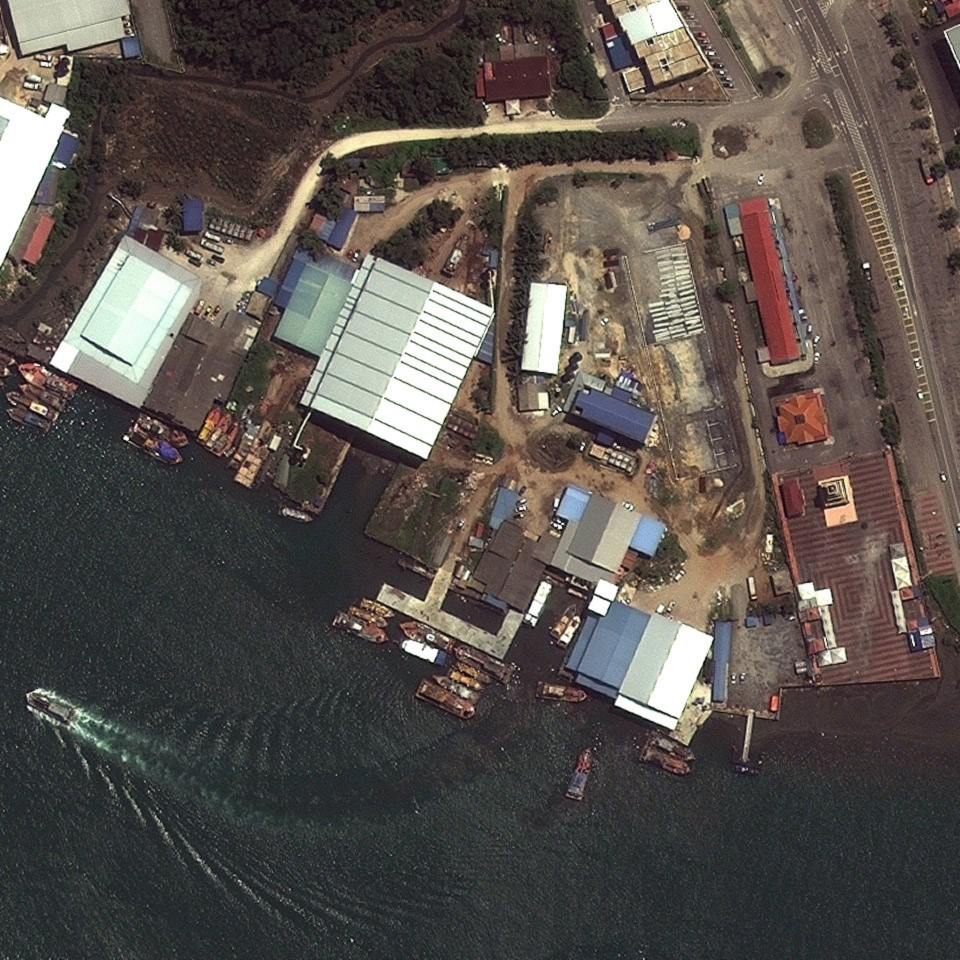
#> input picture Data Science Projects/Visual Information Processing/input/input1.jpg, 960 x 960 px
$ python -i imageEnhance.py   (imports and definitions only)
#> lines starting #> are read from the running program, lines starting #| are printed output that depends on the picture
#> further down, picture is the input picture: shape (960, 960, 3); mean B, G, R 76.6, 81.1, 88
"""
imageEnhance.py

YOUR WORKING FUNCTION

"""
import numpy as np
import cv2
import os


input_dir = 'input/input'
output_dir = 'output/output'

# you are allowed to import other Python packages above
##########################
def enhanceImage(img):
	# Inputs
    # inputImg: Input image, a 3D numpy array of row*col*3 in BGR format
    #
    # Output
    # outputImg: Enhanced image
    #
    #########################################################################
    # ADD YOUR CODE BELOW THIS LINE
	gamma = 0.5
	invGamma = 1.0 / gamma
	# build a lookup table mapping the pixel values [0, 255] to
	# their adjusted gamma values
	table = np.array([((i / 255.0) ** invGamma) * 255
		for i in np.arange(0, 256)]).astype("uint8")
	# apply gamma correction using the lookup table
	outputImg = cv2.LUT(img, table)
	img_resized = cv2.resize(img,None,fx=0.5,fy=0.5)

	##############
	#Equalize the image splitting the image after HSV conversion and applying cv2.equalizeHist()
    #to the V channel, merging the channels and convert back to the BGR color space

	H, S, V = cv2.split(cv2.cvtColor(outputImg, cv2.COLOR_BGR2HSV))
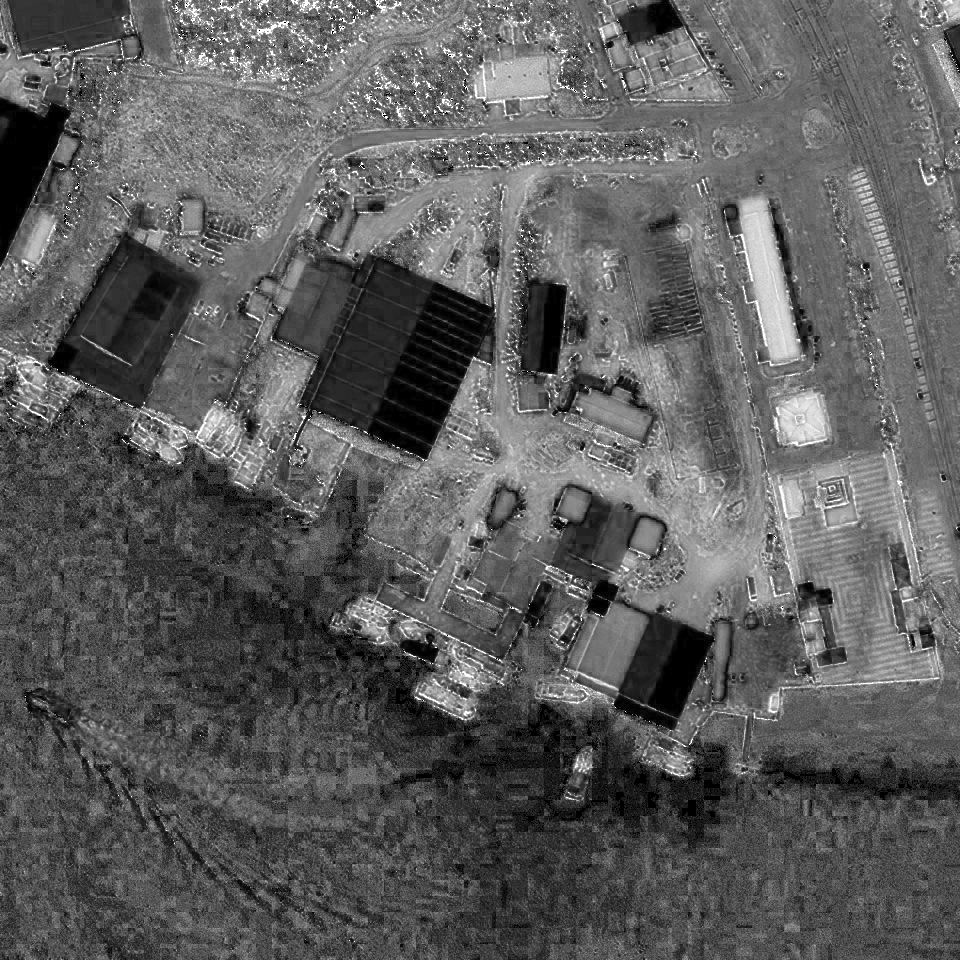
#> S: shape (960, 960); min 0, max 255, mean 93.3
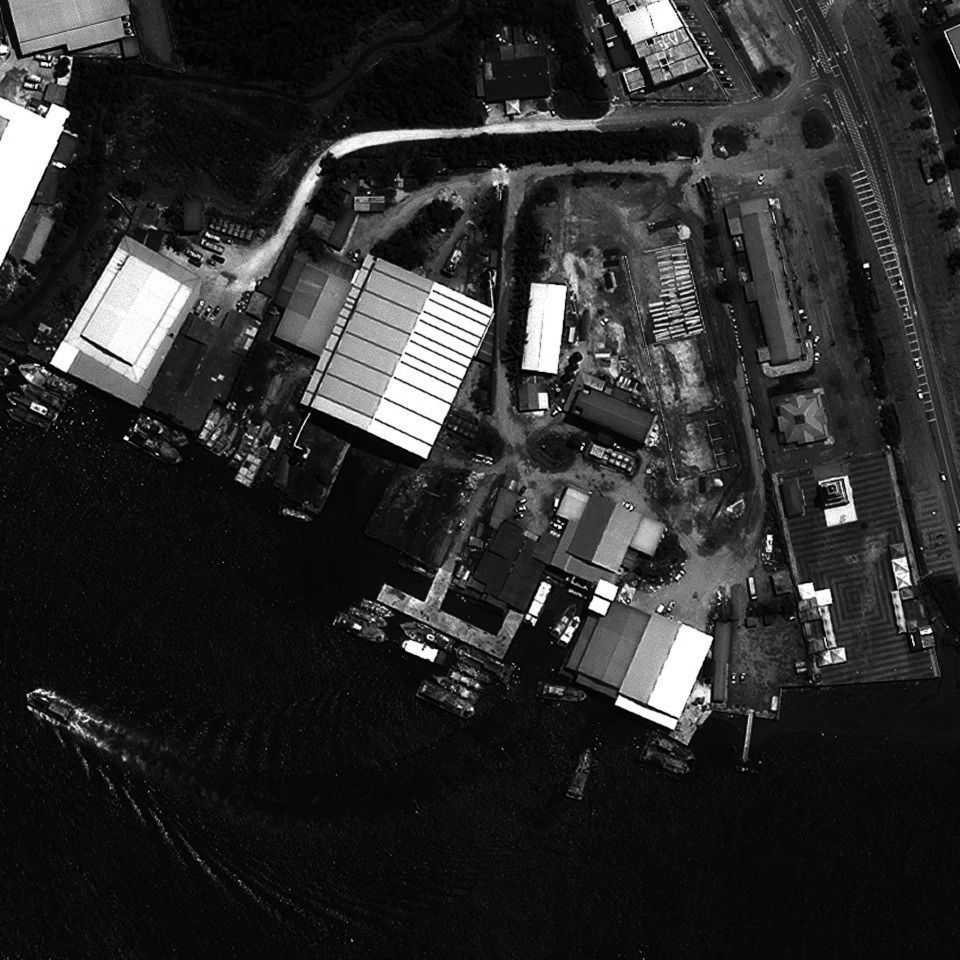
#> V: shape (960, 960); min 0, max 255, mean 44.5
	eq_V = cv2.equalizeHist(V)
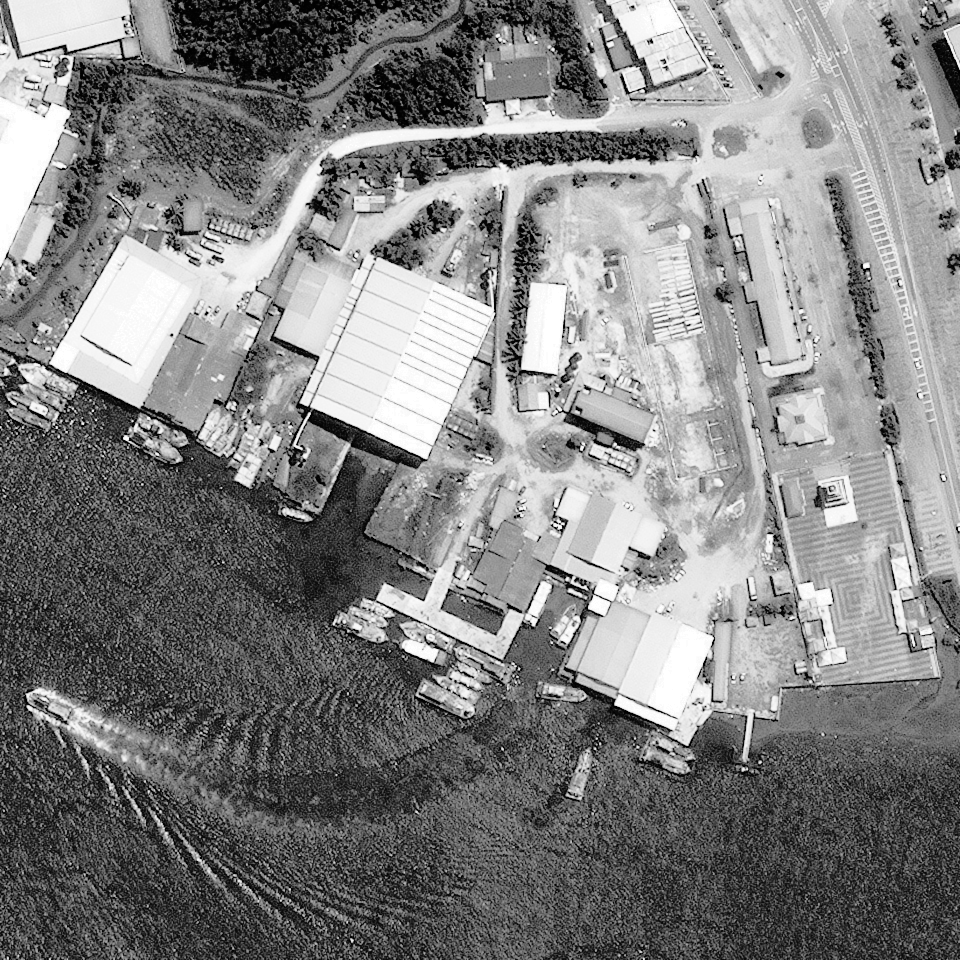
#> eq_V: shape (960, 960); min 0, max 255, mean 130.5
	eq_image = cv2.cvtColor(cv2.merge([H, S, eq_V]), cv2.COLOR_HSV2BGR)
	eq_image = cv2.GaussianBlur(eq_image,(3,3),0)
	outputImg = eq_image
	#cv2.imwrite(os.path.join(output_dir + str(x+1) + '.jpg'), eq_image)
	eq_image_resized = cv2.resize(eq_image,None,fx=0.5,fy=0.5)
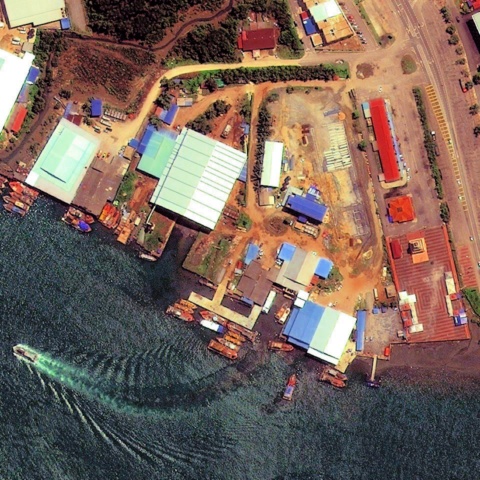
#> eq_image_resized: shape (480, 480, 3); mean B, G, R 91.1, 101.5, 121.7
	#############

	cv2.imshow("Images", np.hstack([img_resized, eq_image_resized]))
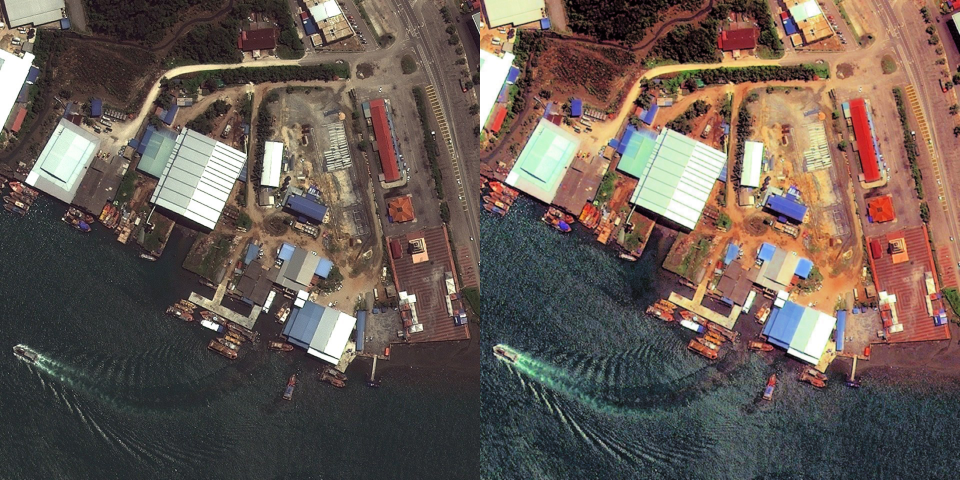
#> window 'Images': shape (480, 960, 3); mean B, G, R 83.9, 91.4, 104.9
	cv2.waitKey(0)
	# END OF YOUR CODE
    #########################################################################
	return outputImg

>>> import cv2
>>> picture = cv2.imread('input/input1.jpg')
>>> result = enhanceImage(picture)

$ run again, on Data Science Projects/Visual Information Processing/input/input10.jpg
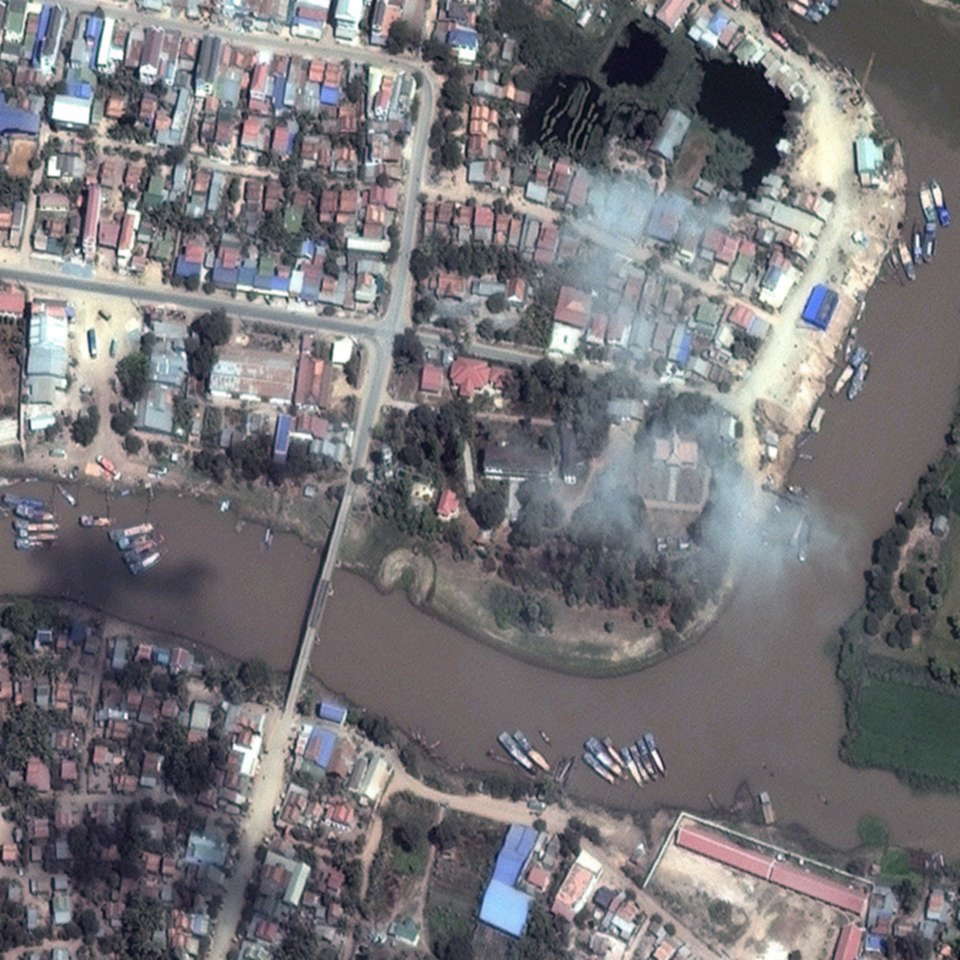
#> input picture Data Science Projects/Visual Information Processing/input/input10.jpg, 960 x 960 px
#> picture is the input picture: shape (960, 960, 3); mean B, G, R 119.7, 115.9, 117.8
#> in enhanceImage, `eq_image_resized = cv2.resize(eq_image,None,fx=0.5,fy=0.5)`:
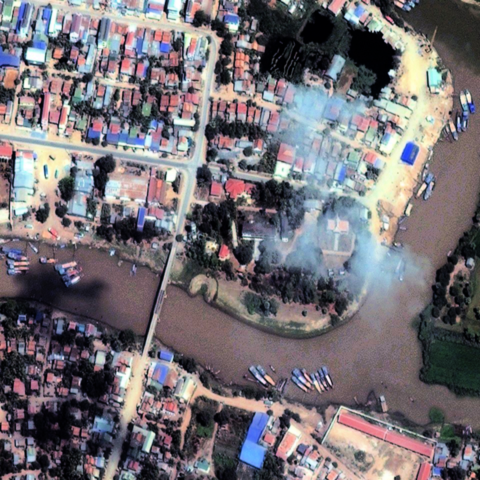
#> eq_image_resized: shape (480, 480, 3); mean B, G, R 117.5, 111.8, 116.9
#> in enhanceImage, `cv2.imshow("Images", np.hstack([img_resized, eq_image_resized]))`:
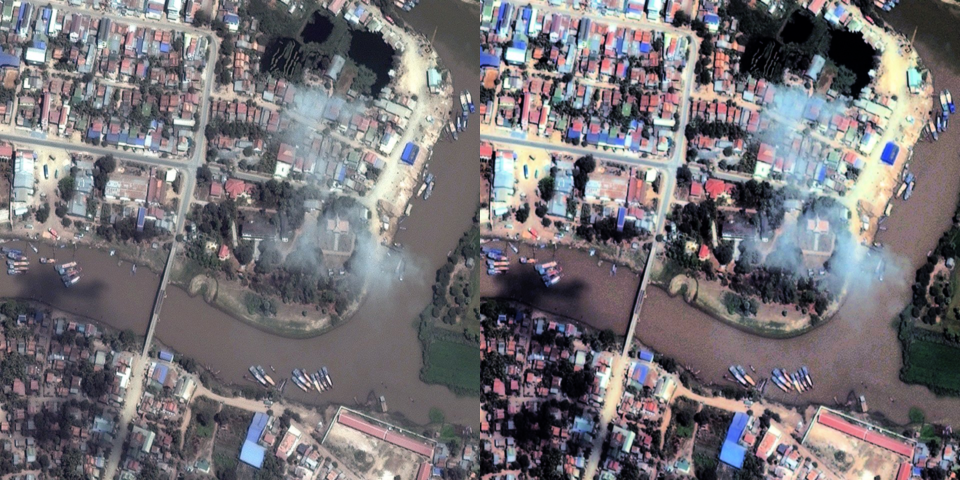
#> window 'Images': shape (480, 960, 3); mean B, G, R 118.7, 113.9, 117.4

$ run again, on Data Science Projects/Visual Information Processing/input/input11.jpg
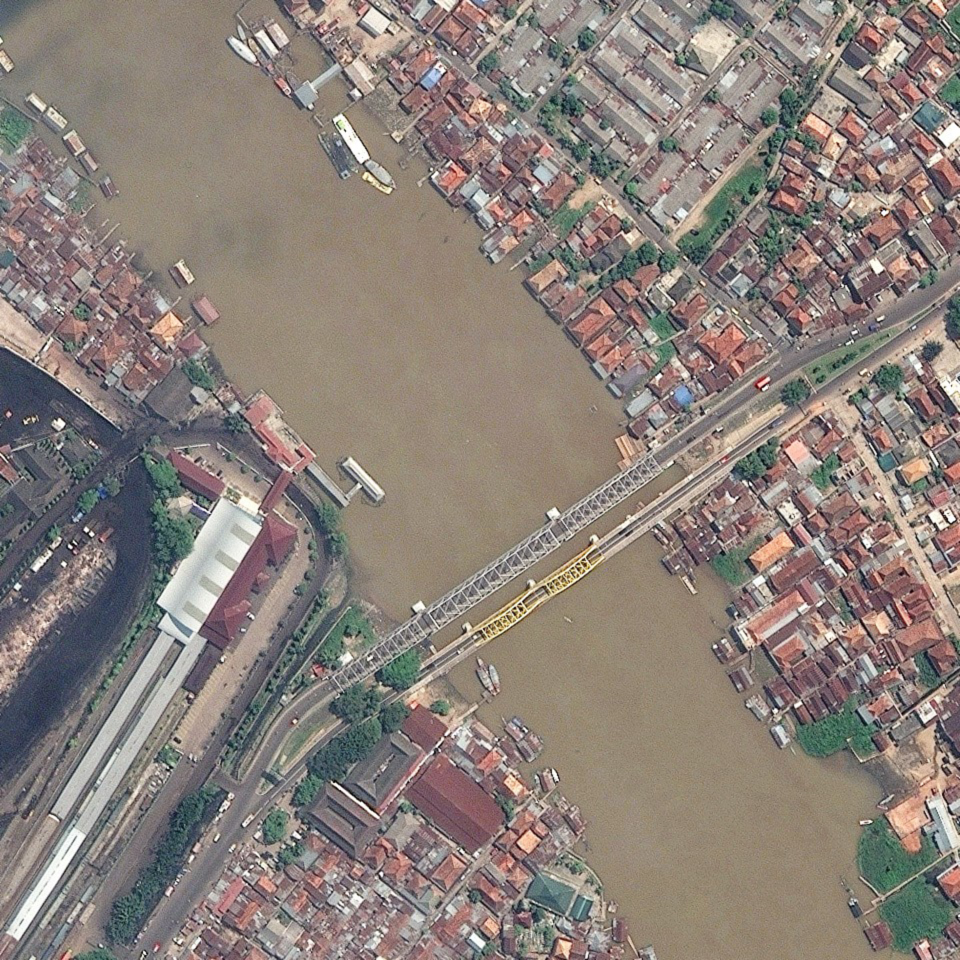
#> input picture Data Science Projects/Visual Information Processing/input/input11.jpg, 960 x 960 px
#> picture is the input picture: shape (960, 960, 3); mean B, G, R 121.7, 128.3, 138.8
#> in enhanceImage, `eq_image_resized = cv2.resize(eq_image,None,fx=0.5,fy=0.5)`:
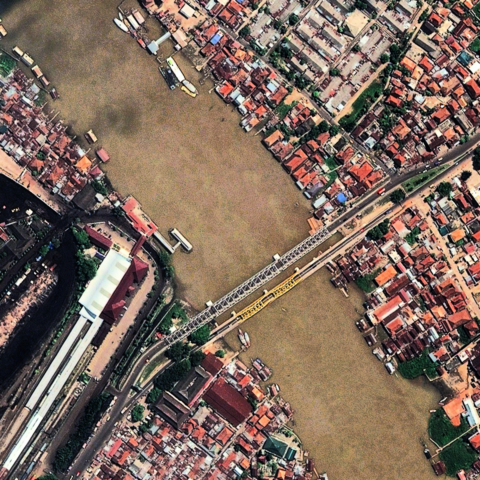
#> eq_image_resized: shape (480, 480, 3); mean B, G, R 93.2, 105.9, 126.4
#> in enhanceImage, `cv2.imshow("Images", np.hstack([img_resized, eq_image_resized]))`:
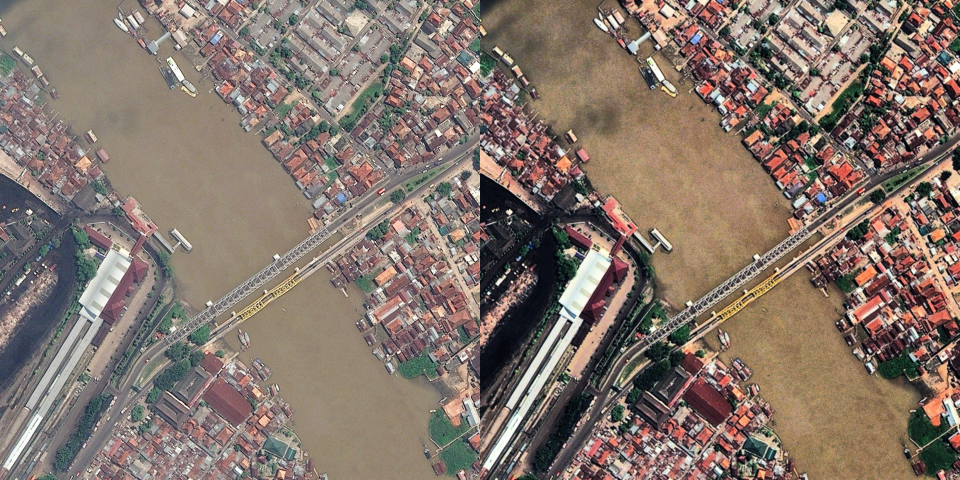
#> window 'Images': shape (480, 960, 3); mean B, G, R 107.5, 117.1, 132.6

$ run again, on Data Science Projects/Visual Information Processing/input/input12.jpg
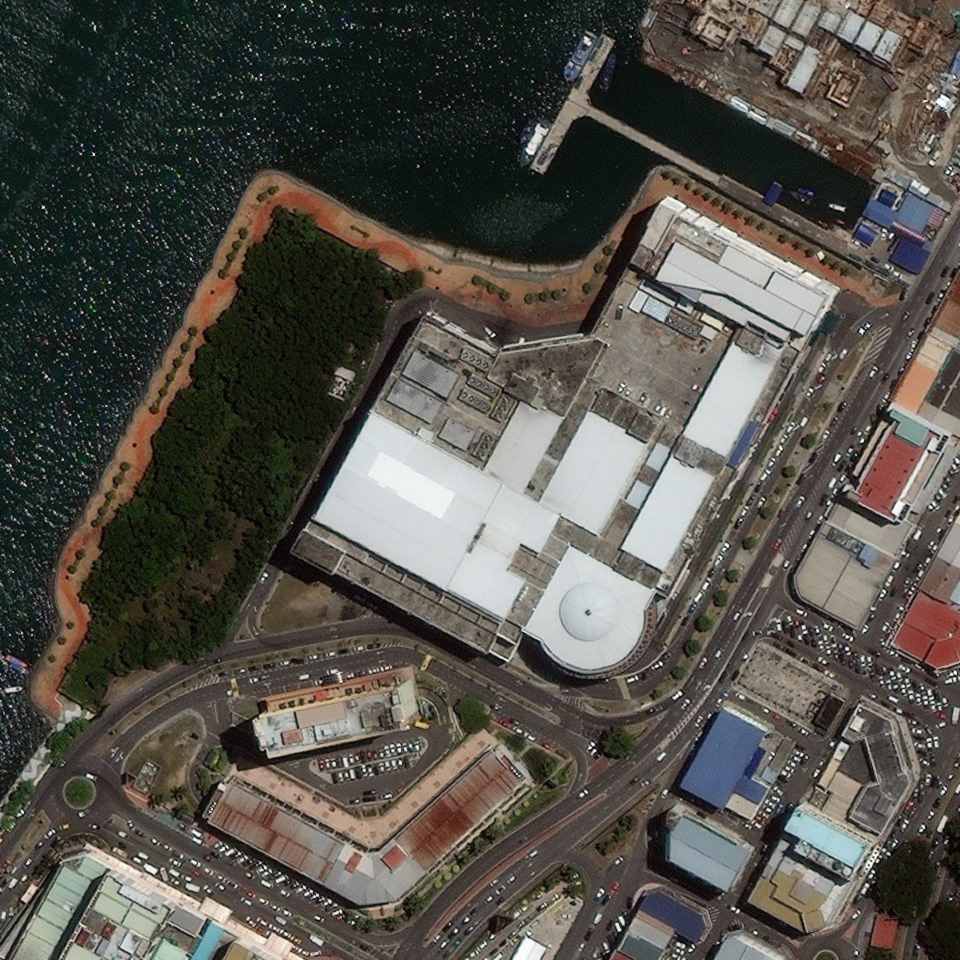
#> input picture Data Science Projects/Visual Information Processing/input/input12.jpg, 960 x 960 px
#> picture is the input picture: shape (960, 960, 3); mean B, G, R 75, 81.8, 84.6
#> in enhanceImage, `eq_image_resized = cv2.resize(eq_image,None,fx=0.5,fy=0.5)`:
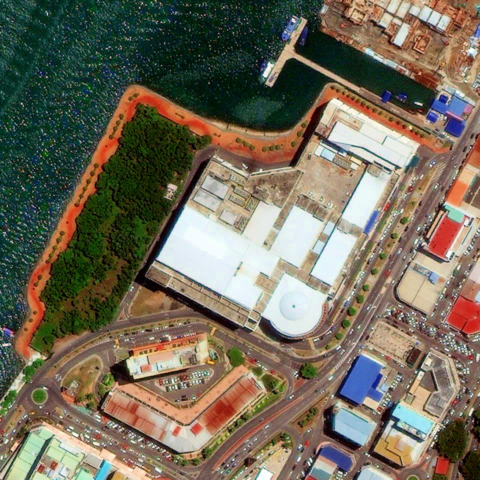
#> eq_image_resized: shape (480, 480, 3); mean B, G, R 90.8, 108.1, 115.6
#> in enhanceImage, `cv2.imshow("Images", np.hstack([img_resized, eq_image_resized]))`:
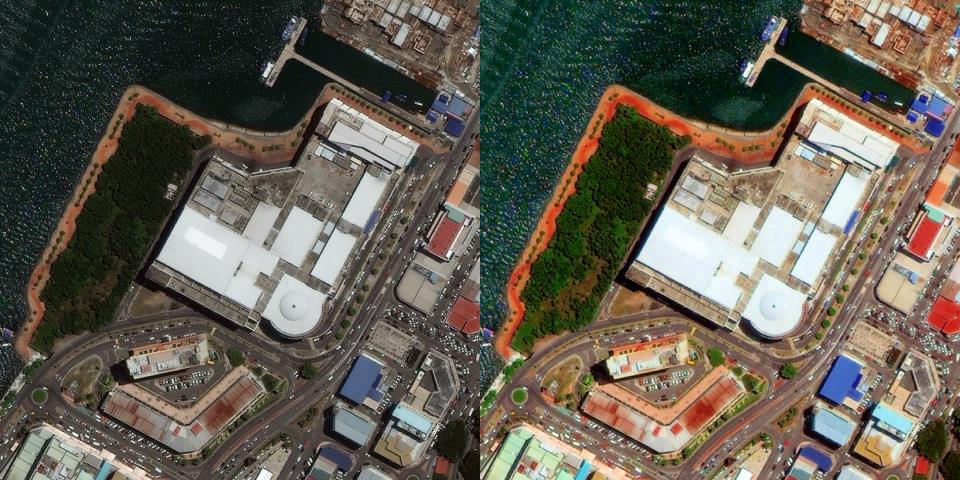
#> window 'Images': shape (480, 960, 3); mean B, G, R 83, 95, 100.2
